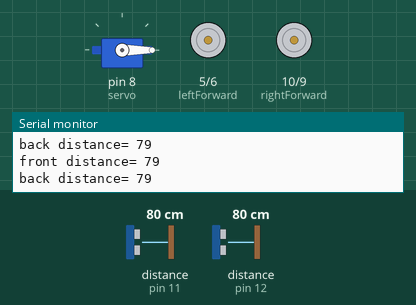
This sketch was run on a simulated Arduino Uno, built with avr-gcc and run on an emulated ATmega328P. Parts: servo, motor-driver pin pairs drawn as motors (green arrow = first pin HIGH = forward, orange = second pin HIGH = backward, longer = more drive), the last lines printed to the serial monitor. Wiring (inferred from the names in the program): 2 × ultrasonic range finder: trigger pin 4, echo pin 12 / trigger pin 7, echo pin 11. Inputs (shaded band) come from the test bench; at power-on: distance to the obstacle (sensors on pin 11, pin 12) 80 cm. The echo pulse lasts 58.3 µs per cm.

Above: at 2.8 s.
2.9 s: distance to the obstacle (sensor on pin 11) set to 56 cm
5.6 s: distance to the obstacle (sensor on pin 11) set to 47 cm
At 7.0 s:
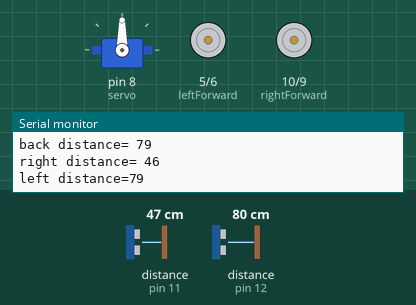
At 8.5 s:
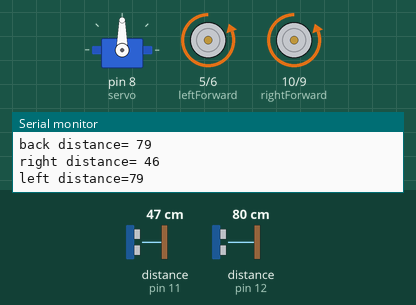
11.6 s: distance to the obstacle (sensor on pin 12) set to 51 cm
17.6 s: distance to the obstacle (sensor on pin 12) set to 45 cm
23.6 s: distance to the obstacle (sensor on pin 11) set to 60 cm
At 26.8 s:
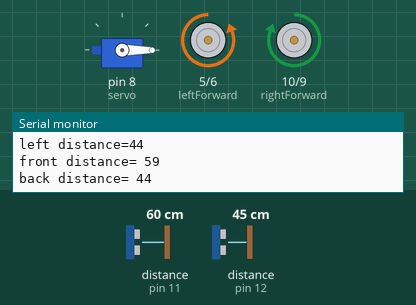
27.1 s: distance to the obstacle (sensor on pin 11) set to 2 cm
At 32.0 s:
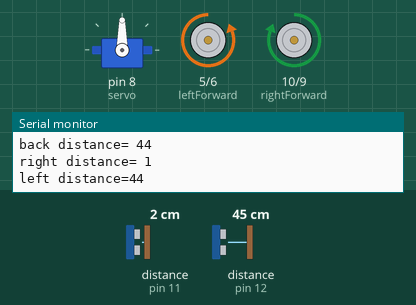
Timing chart, 0 to 34.1 s (numbered marks = the images above; inputs shaded):
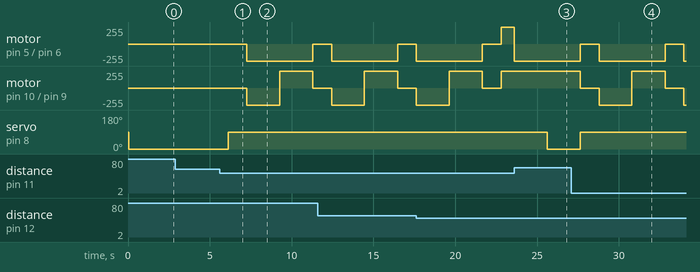

The sketch:

sketch_mar03a.ino
```cpp
#include <Servo.h>
#define trigPin1 7
#define echoPin1 11
#define trigPin2 4
#define echoPin2 12
const int leftForward = 5;
const int leftBackward = 6;
const int rightForward = 10;
const int rightBackward = 9;

Servo servo;
void setup()
{
  Serial.begin (9600);
  pinMode(trigPin1, OUTPUT);
  pinMode(echoPin1, INPUT);
  pinMode(trigPin2, OUTPUT);
  pinMode(echoPin2, INPUT);
  servo.attach(8);
  pinMode(leftForward , OUTPUT);
  pinMode(leftBackward , OUTPUT);
  pinMode(rightForward , OUTPUT);
  pinMode(rightBackward , OUTPUT);
}
void loop()
{
long duration;
int front, back,left,right;

digitalWrite(trigPin1, HIGH);
digitalWrite(trigPin1, LOW);
duration = pulseIn(echoPin1, HIGH);
front = (duration/2) / 29.1;
Serial.print("front distance= ");
Serial.println(front);

digitalWrite(trigPin2, HIGH);
digitalWrite(trigPin2, LOW);
duration = pulseIn(echoPin2, HIGH);
back = (duration/2) / 29.1;
Serial.print("back distance= ");
Serial.println(back);
delay(20);
if (front< 50)
{
  moveStop();
servo.write(90);
delay(50);
digitalWrite(trigPin1, HIGH);
digitalWrite(trigPin1, LOW);
duration = pulseIn(echoPin1, HIGH);
right= (duration/2) / 29.1;
Serial.print("right distance= ");
Serial.println(right);
delay(20);
servo.write(0);

servo.write(90);
delay(20);
digitalWrite(trigPin2, HIGH);
digitalWrite(trigPin2, LOW);
duration = pulseIn(echoPin2, HIGH);
left = (duration/2) / 29.1;
Serial.print("left distance=");
Serial.println(left);

servo.write(0);

if(front>left && front>back && front>right)
{
  moveForward();
  }
else if(back>right && back>left)
{
  servo.write(90);
  delay(50);
  moveStop();
  delay(1000);
  moveRight();
  delay(1500);
  moveForward();
}
else if(left>right)
{
  servo.write(90);
  delay(50);
  moveStop();
  delay(1000);
  moveLeft();
  delay(2000);
  moveForward();
}
else
{
  servo.write(90);
  delay(50);
  moveStop();
  delay(1000);
   moveRight();
   delay(800);
   moveForward();
}
}
else
{
servo.write(0);
}

delay(2000);
}


void moveForward()
{
    digitalWrite(leftForward , LOW);
    digitalWrite(leftBackward , HIGH);
    digitalWrite(rightForward , HIGH);
    digitalWrite(rightBackward , LOW);
}
void moveBackward()
{
    digitalWrite(leftForward , HIGH);
    digitalWrite(leftBackward ,LOW);
    digitalWrite(rightForward , LOW);
    digitalWrite(rightBackward , HIGH);
}
void moveRight()
{
    digitalWrite(leftForward , HIGH);
    digitalWrite(leftBackward , LOW);
    digitalWrite(rightForward , HIGH);
    digitalWrite(rightBackward , LOW);
}


void moveLeft()
{
    digitalWrite(leftForward , LOW);
    digitalWrite(leftBackward ,HIGH);
    digitalWrite(rightForward , LOW);
    digitalWrite(rightBackward , HIGH);
}
void moveStop()
{
    digitalWrite(leftForward , LOW);
    digitalWrite(leftBackward ,LOW);
    digitalWrite(rightForward , LOW);
    digitalWrite(rightBackward , LOW);
}
```

Measured:
- the behaviour switches between 51 and 50 cm on distance to the obstacle (sensor on pin 11) (found by bisection; images 0 and 1)
- after the input at 5.6 s, motor on pin 5 (leftForward) / pin 6 (leftBackward): stopped → backward 255/255 after 1.7 s, → stopped 4.0 s later; motor on pin 10 (rightForward) / pin 9 (rightBackward): stopped → backward 255/255 after 1.7 s, → forward 255/255 2.0 s later, → stopped 2.0 s later; servo on pin 8 (servo): 0° → 90° after 0.52 s
- after the input at 23.6 s, motor on pin 5 (leftForward) / pin 6 (leftBackward): stays backward 255/255 (without the input it goes to stopped after 2.0 s); motor on pin 10 (rightForward) / pin 9 (rightBackward): stays forward 255/255 (without the input it goes to stopped after 2.0 s); servo on pin 8 (servo): 90° → 0° after 2.0 s
